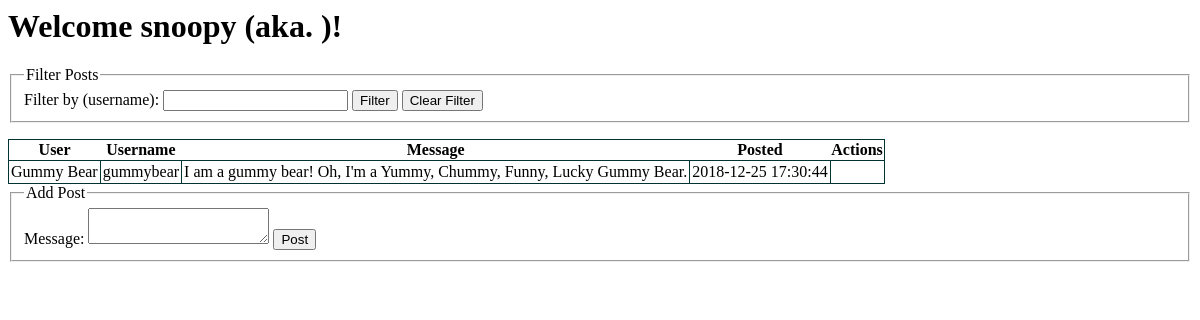
The page /posts/posts.php?username=gummybear on the database its author committed.
### tables this page shows
CREATE TABLE posts (
	id INT NOT NULL PRIMARY KEY AUTO_INCREMENT,
	user_id INT NOT NULL,
	message TEXT NOT NULL,
	posted TIMESTAMP DEFAULT CURRENT_TIMESTAMP ON UPDATE CURRENT_TIMESTAMP,
	FOREIGN KEY (user_id) REFERENCES users(id)
);

CREATE TABLE users (
	id INT NOT NULL PRIMARY KEY AUTO_INCREMENT,
	username VARCHAR (50) NOT NULL UNIQUE,
	password VARCHAR (255) NOT NULL,
	first_name VARCHAR(50) NOT NULL,
	last_name VARCHAR(50) NOT NULL,
	email VARCHAR(100) NOT NULL,
	species VARCHAR (100) NOT NULL DEFAULT 'human',
	gender CHAR(1) NOT NULL,
	age INT NOT NULL
);

### posts/Dao.php (called while the page is built, shortened)
<?php
class Dao
{
	private function getConnection()
	{
		$url = parse_url(getenv('CLEARDB_DATABASE_URL'));
		$host = $url["host"];
		$db   = substr($url["path"], 1);
		$user = $url["user"];
		$pass = $url["pass"];
		$conn = new PDO("mysql:host=$host;dbname=$db;", $user, $pass);
		$conn->setAttribute(PDO::ATTR_ERRMODE, PDO::ERRMODE_EXCEPTION);
		return $conn;
	}
	public function filterPostsByKey($key, $value)
	{
		$conn = $this->getConnection();
		$stmt = $conn->prepare("SELECT u.first_name, u.last_name, u.username, p.message, p.posted
							FROM posts AS p JOIN users AS u ON p.user_id = u.id
							WHERE $key = :value");
		$stmt->bindParam(":value", $value);
		$stmt->execute();
		return $stmt;
	}
}

### posts/posts.php (the view, shortened to what this page needs)
<?php
require_once('Dao.php');
$dao = new Dao();
if(isset($_POST['loginButton'])) {
	$userName = htmlspecialchars($_POST['username']);
	$realName = htmlspecialchars($_POST['realname']);
	$_SESSION['userName'] = $userName;
	$_SESSION['realName'] = $realName;
	$_SESSION['userId'] = $dao->getUser($userName)['id'];
} else {
	$userName = isset($_SESSION['userName']) ? $_SESSION['userName'] : 'snoopy';
	$realName = isset($_SESSION['realName']) ? $_SESSION['realName'] : '';
}
try {
	if(isset($_GET['username'])) {
		$username = htmlspecialchars($_GET['username']);
		$posts = $dao->filterPostsByKey("username", $username);
	} else {
		$posts = $dao->getPostsJoinUserName();
	}
} catch (PDOException $e) {
	echo "<p>Failed to retrieve posts.</p>";
	die;
}
?>
<html>
<head>
	<link rel="stylesheet" type="text/css" href="style.css">
</head>
<body>
	<h1>Welcome <?= $userName ?> (aka. <?= $realName ?>)!</h1>
	<form id="message-filter" action="handler.php" method="GET">
		<fieldset>
			<legend>Filter Posts</legend>
				<label for="username">Filter by (username):</label>
				<input type="text" id="username" name="username" />
				<input type="submit" name="filterButton" value="Filter" />
				<?php if(isset($_GET['username'])) {  ?>
					<input type="submit" name="clearButton" value="Clear Filter" />
				<?php } ?>
		</fieldset>
	</form>
	<table>
		<thead>
			<tr><th>User</th><th>Username</th><th>Message</th><th>Posted</th><th>Actions</th></tr>
		</thead>
		<tbody>
			<?php foreach($posts as $post) { ?>
			<tr>
				<td><?= $post['first_name'] . " " . $post['last_name']; ?></td>
				<td><?= $post['username'] ?></td>
				<td><?= $post['message']; ?></td>
				<td><?= $post['posted']; ?></td>
				<td>
				</td>
			</tr>
		<?php } ?>
		</tbody>
	</table>
	<form id="add-post" action="handler.php" method="POST">
		<fieldset>
			<legend>Add Post</legend>
				<label for="message">Message:</label>
				<textarea name="message" id="message"></textarea>
				<input type="submit" name="postButton" value="Post" />
		</fieldset>
	</form>
</body>
</html>

### posts/style.css (style rules this page uses)
table, tr, td { border: 1px solid #003333; border-collapse: collapse; }
td { padding: 2px; vertical-align: middle; }

### rows shown on the page
posts: user.first_name "Gummy", user.last_name "Bear", user.username "gummybear", message "I am a gummy bear! Oh, I'm a Yummy, Chummy, Funny, Lucky Gummy Bear.", posted "2018-12-25 17:30:44"

### other values the page prints
$userName "snoopy"
